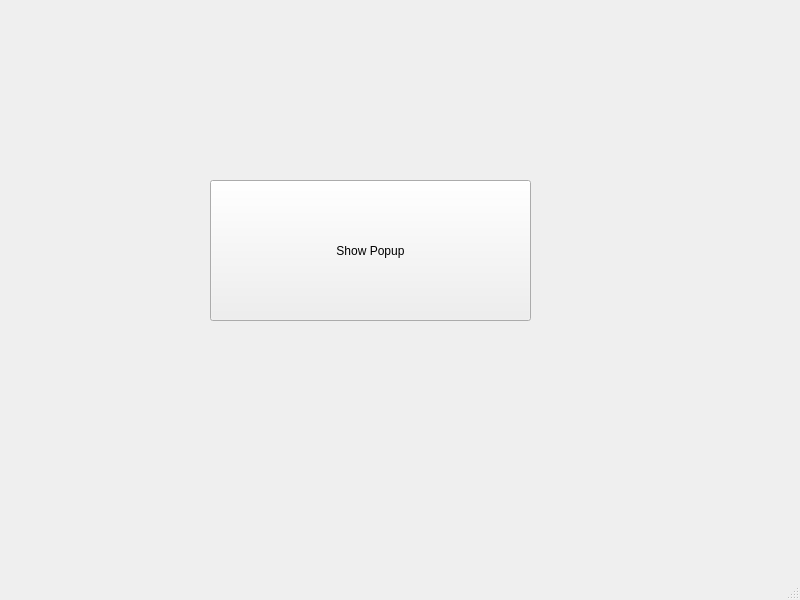
<?xml version="1.0" encoding="UTF-8"?>
<ui version="4.0">
 <class>MainWindow</class>
 <widget class="QMainWindow" name="MainWindow">
  <property name="geometry">
   <rect>
    <x>0</x>
    <y>0</y>
    <width>800</width>
    <height>600</height>
   </rect>
  </property>
  <property name="windowTitle">
   <string>MainWindow</string>
  </property>
  <widget class="QWidget" name="centralwidget">
   <widget class="QPushButton" name="pushButton">
    <property name="geometry">
     <rect>
      <x>210</x>
      <y>180</y>
      <width>321</width>
      <height>141</height>
     </rect>
    </property>
    <property name="text">
     <string>Show Popup</string>
    </property>
   </widget>
  </widget>
  <widget class="QMenuBar" name="menubar">
   <property name="geometry">
    <rect>
     <x>0</x>
     <y>0</y>
     <width>800</width>
     <height>26</height>
    </rect>
   </property>
  </widget>
  <widget class="QStatusBar" name="statusbar"/>
 </widget>
 <resources/>
 <connections/>
</ui>
